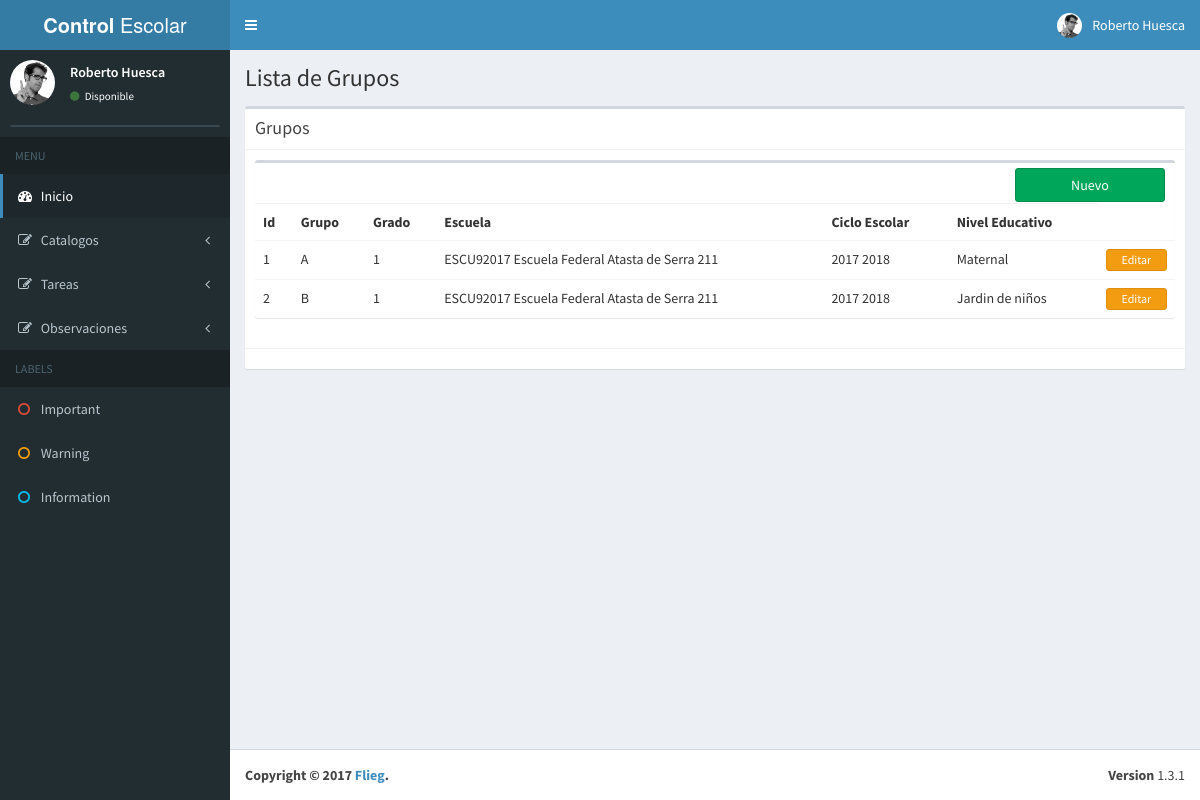
The page /grupos/ on the database its author committed.
### Catalogos/models.py (models this page shows, shortened)
@python_2_unicode_compatible
class Grupo(models.Model):
	id_grado = models.ForeignKey(Grado)
	id_escuela = models.ForeignKey(Escuela)
	id_ciclo = models.ForeignKey(CicloEscolar)
	id_nivel = models.ForeignKey(NivelEducativo)
	grupo = models.CharField(max_length=20)

class Grado(models.Model):
	grado = models.IntegerField()
	def __str__(self):
		return '%d' % self.grado

class Escuela(models.Model):
	folio = models.CharField(max_length=50)
	nombre = models.CharField(max_length=250)
	direccion = models.CharField(max_length=250)
	def __str__(self):
		return '%s %s %s' % (self.folio, self.nombre, self.direccion)

class CicloEscolar(models.Model):
	fecha_inicio = models.DateField()
	fecha_fin = models.DateField()
	def __str__(self):
		return  '%d %d' % (self.fecha_inicio.year, self.fecha_fin.year)

@python_2_unicode_compatible
class NivelEducativo(models.Model):
	escuela = models.ForeignKey(Escuela)
	nivel = models.CharField(max_length=25)
	def __str__(self):
		return '%s' % ( self.nivel)

### Catalogos/views.py (the view)
# urls.py: url(r'^grupos/$',ListaGrupo.as_view(),name='lista-grupo'),
class ListaGrupo(ListView):
	model = Grupo

### Catalogos/templates/Catalogos/grupo_list.html (shortened to what this page needs)
{% extends 'base.html' %}
{% block content %}
    <section class="content-header">
      <h1>
        Lista de Grupos
      </h1>
    </section>
    <section class="content">
      <div class="box">
        <div class="box-header with-border">
          <h3 class="box-title">Grupos</h3>
        </div>
        <div class="box-body">
          <div class="row">
        <div class="col-xs-12">
          <div class="box">
            <div class="box-header">
              <div class="box-tools">
                <div class="input-group input-group-sm" style="width: 150px;">
                   <button type="button" class="btn btn-block btn-success"><a href="/grupos/nuevo/">Nuevo</a></button>
                </div>
              </div>
            </div>
            <div class="box-body table-responsive no-padding">
              <table class="table table-hover">
                <tr>
                  <th>Id</th>
                  <th>Grupo</th>
                  <th>Grado</th>
                  <th>Escuela</th>
                  <th>Ciclo Escolar</th>
                  <th>Nivel Educativo</th>
                </tr>
              {% for gru in object_list %}
                <tr>
                  <td>{{ gru.id }}</td>
                  <td>{{ gru.grupo }}</td>
                  <td>{{ gru.id_grado }}</td>
                  <td>{{ gru.id_escuela }}</td>
                  <td>{{ gru.id_ciclo }}</td>
                  <td>{{ gru.id_nivel }}</td>
                  <td>   <button type="button" class="btn btn-block btn-warning btn-xs"><a href="{% url "catalogos:editar-grupo" gru.id %}">Editar</a></button></td>
                </tr>
              {% endfor %}
              </table>
            </div>
          </div>
        </div>
      </div>
        </div>
        <div class="box-footer">
        </div>
      </div>
    </section>
{% endblock %}

### templates/base.html (shortened to what this page needs)
<!DOCTYPE html>
<html>
<head>
  {% load staticfiles %}
  <link rel="stylesheet" href="{% static 'bootstrap/css/bootstrap.min.css'%}">
  <link rel="stylesheet" href="https://cdnjs.cloudflare.com/ajax/libs/font-awesome/4.5.0/css/font-awesome.min.css">
  <link rel="stylesheet" href="https://cdnjs.cloudflare.com/ajax/libs/ionicons/2.0.1/css/ionicons.min.css">
  <link rel="stylesheet" href="{% static 'dist/css/AdminLTE.min.css'%}">
  <link rel="stylesheet" href="{% static 'styles.css' %}">
  <link rel="stylesheet" href="{% static 'dist/css/skins/_all-skins.min.css'%}">
</head>
<body class="hold-transition skin-blue sidebar-mini">
<div class="wrapper">
 <header class="main-header">
    <a href="/" class="logo">
      <span class="logo-lg"><b>Control</b> Escolar</span>
    </a>
    <nav class="navbar navbar-static-top">
      <a href="#" class="sidebar-toggle" data-toggle="offcanvas" role="button">
      </a>
      <div class="navbar-custom-menu">
        <ul class="nav navbar-nav">
          <li class="dropdown user user-menu">
            <a href="#" class="dropdown-toggle" data-toggle="dropdown">
              <img src="{% static 'dist/img/user2-160x160.jpg' %}" class="user-image" alt="User Image">
              <span class="hidden-xs">Roberto Huesca</span>
            </a>
          </li>
        </ul>
      </div>
    </nav>
  </header>
  <aside class="main-sidebar">
    <section class="sidebar">
      <div class="user-panel">
        <div class="pull-left image">
          <img src="{% static 'dist/img/user2-160x160.jpg' %}" class="img-circle" alt="User Image">
        </div>
        <div class="pull-left info">
          <p>Roberto Huesca</p>
          <a href="#"><i class="fa fa-circle text-success"></i> Disponible</a>
        </div>
      </div>
      <form action="#" method="get" class="sidebar-form">
      </form>
      <ul class="sidebar-menu">
        <li class="header">MENU</li>
        <li class="active treeview">
          <a href="#">
            <i class="fa fa-dashboard"></i> <span>Inicio</span>
          </a>
        </li>
        <li class="treeview">
          <a href="#">
            <i class="fa fa-edit"></i> <span>Catalogos</span>
            <span class="pull-right-container">
              <i class="fa fa-angle-left pull-right"></i>
            </span>
          </a>
        </li>
        <li class="treeview">
          <a href="#">
            <i class="fa fa-edit"></i> <span>Tareas</span>
            <span class="pull-right-container">
              <i class="fa fa-angle-left pull-right"></i>
            </span>
          </a>
        </li>
         <li class="treeview">
          <a href="#">
            <i class="fa fa-edit"></i> <span>Observaciones</span>
            <span class="pull-right-container">
              <i class="fa fa-angle-left pull-right"></i>
            </span>
          </a>
        </li>
        <li class="header">LABELS</li>
        <li><a href="#"><i class="fa fa-circle-o text-red"></i> <span>Important</span></a></li>
        <li><a href="#"><i class="fa fa-circle-o text-yellow"></i> <span>Warning</span></a></li>
        <li><a href="#"><i class="fa fa-circle-o text-aqua"></i> <span>Information</span></a></li>
      </ul>
    </section>
  </aside>
  <div class="content-wrapper">
  {% block content %}{% endblock %}
  </div>
   <footer class="main-footer">
    <div class="pull-right hidden-xs">
      <b>Version</b> 1.3.1
    </div>
    <strong>Copyright &copy; 2017 <a href="http://flieg.com.mx">Flieg</a>.</strong>
  </footer>
</div>
</body>
</html>

### static/styles.css (style rules this page uses)
button a { color: #fff; }

### rows shown on the page
Grupo: id "1", grupo "A", id_grado "1", id_escuela "ESCU92017 Escuela Federal Atasta de Serra 211", id_ciclo "2017 2018", id_nivel "Maternal"
Grupo: id "2", grupo "B", id_grado "1", id_escuela "ESCU92017 Escuela Federal Atasta de Serra 211", id_ciclo "2017 2018", id_nivel "Jardin de niños"
